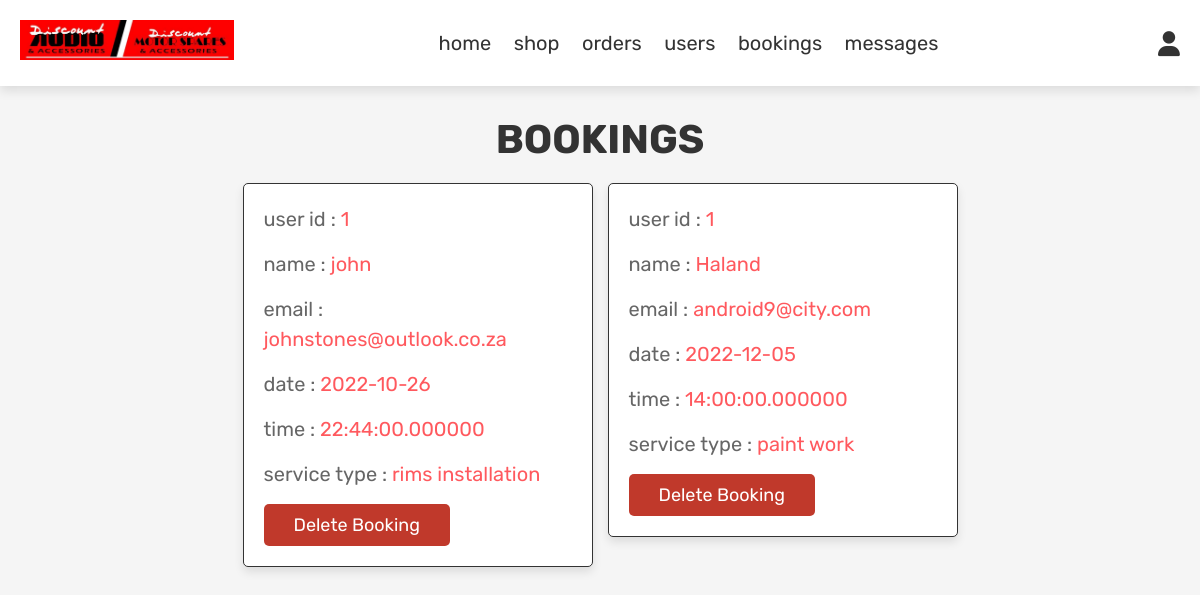
The page /Discount/admin_bookings.php on the database its author committed.
### tables this page shows
CREATE TABLE IF NOT EXISTS `tblbookings` (
  `id` int(255) NOT NULL AUTO_INCREMENT,
  `user_id` int(255) NOT NULL,
  `name` varchar(500) NOT NULL,
  `email` varchar(500) NOT NULL,
  `date` date NOT NULL,
  `time` time(6) NOT NULL,
  `servicetype` varchar(500) NOT NULL,
  PRIMARY KEY (`id`)
);

### Discount/admin_bookings.php (the view, shortened to what this page needs)
<?php
include 'dbconn.php';
?>
<!DOCTYPE html>
<html lang="en">
<head>
    <link rel="stylesheet" href="https://cdnjs.cloudflare.com/ajax/libs/font-awesome/6.1.1/css/all.min.css">
    <link rel="stylesheet" href="css/admin_style.css">
</head>
<body>
    <?php include 'admin_header.php'; ?>
    <section class="messages">
        <h1 class="title"> bookings </h1>
        <div class="box-container">
            <?php
            $select_message = mysqli_query($conn, "SELECT * FROM `tblbookings`") or die('query failed');
            if (mysqli_num_rows($select_message) > 0) {
                while ($fetch_message = mysqli_fetch_assoc($select_message)) {
            ?>
                    <div class="box">
                        <p> user id : <span><?php echo $fetch_message['user_id']; ?></span> </p>
                        <p> name : <span><?php echo $fetch_message['name']; ?></span> </p>
                        <p> email : <span><?php echo $fetch_message['email']; ?></span> </p>
                        <p> date : <span><?php echo $fetch_message['date']; ?></span> </p>
                        <p> time : <span><?php echo $fetch_message['time']; ?></span> </p>
                        <p> service type : <span><?php echo $fetch_message['servicetype']; ?></span> </p>
                        <a href="admin_contacts.php?delete=<?php echo $fetch_message['id']; ?>" onclick="return confirm('delete this message?');" class="delete-btn">delete booking</a>
                    </div>
            <?php
                };
            } else {
                echo '<p class="empty">you have no bookings!</p>';
            }
            ?>
        </div>
    </section>
</body>
</html>

### Discount/css/admin_style.css (style rules this page uses)
:root { --main-color: #ff595e; --purple: #8e44ad; --red: #c0392b; --orange: #f39c12; --black: #333; --white: #fff; --light-color: #666; --light-white: #ccc; --light-bg: #f5f5f5; --border: .1rem solid var(--black); --box-shadow: 0 .5rem 1rem rgba(0, 0, 0, .1); }
* { font-family: 'Rubik', sans-serif; margin: 0; padding: 0; box-sizing: border-box; outline: none; border: none; text-decoration: none; transition: all .2s linear; }
html { font-size: 62.5%; overflow-x: hidden; }
body { background-color: var(--light-bg); }
section { padding: 3rem 2rem; }
.title { text-align: center; margin-bottom: 2rem; text-transform: uppercase; color: var(--black); font-size: 4rem; }
.btn, .option-btn, .delete-btn, .white-btn { display: inline-block; margin-top: 1rem; padding: 1rem 3rem; cursor: pointer; color: var(--white); font-size: 1.8rem; border-radius: .5rem; text-transform: capitalize; }
.delete-btn { background-color: var(--red); }
.messages .box-container { display: grid; grid-template-columns: repeat(auto-fit, 35rem); justify-content: center; gap: 1.5rem; max-width: 1200px; margin: 0 auto; align-items: flex-start; }
.messages .box-container .box { background-color: var(--white); padding: 2rem; border: var(--border); box-shadow: var(--box-shadow); border-radius: .5rem; }
.messages .box-container .box p { padding-bottom: 1.5rem; font-size: 2rem; color: var(--light-color); line-height: 1.5; }
.messages .box-container .box p span { color: var(--main-color); }
.messages .box-container .box .delete-btn { margin-top: 0; }

### rows shown on the page
tblbookings: user "1", name "john", email "johnstones@outlook.co.za", date "2022-10-26", time "22:44:00.000000", servicetype "rims installation"
tblbookings: user "1", name "Haland", email "android9@city.com", date "2022-12-05", time "14:00:00.000000", servicetype "paint work"
